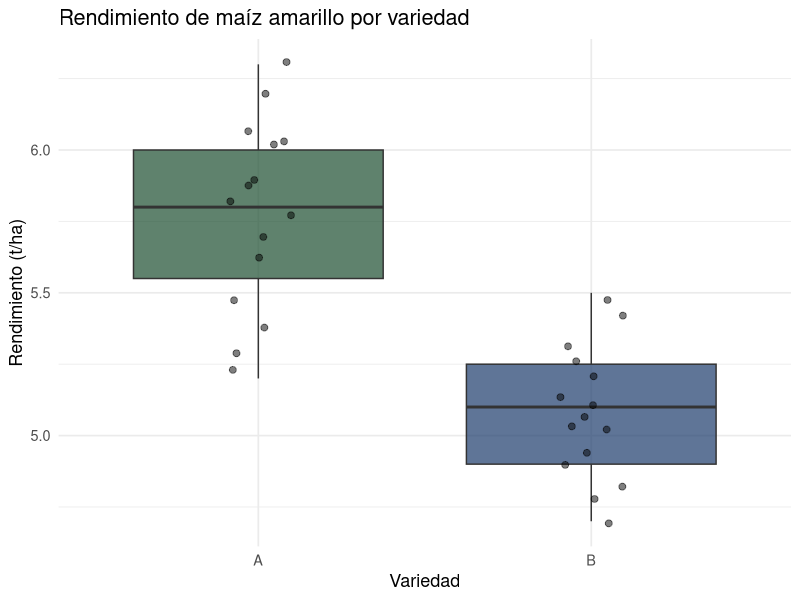

Write the R code that produced this figure.
## ---- chunk 1
#| echo: true
set.seed(26)
var_A <- rnorm(20, 5.8, 0.6)
var_B <- rnorm(18, 5.2, 0.8)

# Prueba de Levene (paquete car)
# library(car)
# leveneTest(c(var_A, var_B), group = factor(rep(c("A","B"), c(20,18))))

# Alternativa: prueba F de Bartlett (para normalidad verificada)
bartlett.test(list(var_A, var_B))
## ---- chunk 2
#| echo: true
set.seed(26)
maiz_A <- c(5.2, 5.8, 6.1, 5.5, 5.9, 6.3, 5.4, 6.0, 5.7, 5.6,
            6.2, 5.3, 5.8, 6.0, 5.9)
maiz_B <- c(4.8, 5.1, 4.9, 5.3, 5.0, 5.5, 4.7, 5.2, 5.4, 4.9,
            5.1, 5.0, 4.8, 5.3, 5.1)

resultado <- t.test(maiz_A, maiz_B, var.equal = FALSE, conf.level = 0.95)
cat("t =", round(resultado$statistic, 4), "\n")
cat("gl (Welch) =", round(resultado$parameter, 2), "\n")
cat("Valor-p =", round(resultado$p.value, 4), "\n")
cat("IC 95% para μ_A - μ_B: [", round(resultado$conf.int[1], 4),
    ",", round(resultado$conf.int[2], 4), "]\n")
## ---- chunk 3
#| echo: true
antes   <- c(32.1, 30.5, 33.4, 31.0, 29.8, 34.2, 31.5, 30.9, 32.8, 31.3)
despues <- c(35.6, 33.8, 36.2, 34.5, 32.4, 37.1, 34.8, 33.6, 35.9, 34.2)

resultado <- t.test(despues, antes, paired = TRUE,
                    alternative = "greater", conf.level = 0.95)
cat("Diferencia media:", round(mean(despues - antes), 4), "\n")
cat("t =", round(resultado$statistic, 4), "\n")
cat("Valor-p:", round(resultado$p.value, 4), "\n")
cat("IC 95% inferior:", round(resultado$conf.int[1], 4), "\n")
## ---- chunk 4
#| echo: true
#| fig-height: 4
library(ggplot2); library(tidyverse)
df <- bind_rows(
  tibble(rendimiento = maiz_A, variedad = "A"),
  tibble(rendimiento = maiz_B, variedad = "B")
)

ggplot(df, aes(x = variedad, y = rendimiento, fill = variedad)) +
  geom_boxplot(alpha = 0.7, outlier.shape = 16, outlier.size = 2) +
  geom_jitter(width = 0.1, alpha = 0.5, size = 2) +
  scale_fill_manual(values = c("A" = "#1b4d2e", "B" = "#1a3a6b")) +
  labs(x = "Variedad", y = "Rendimiento (t/ha)",
       title = "Rendimiento de maíz amarillo por variedad") +
  theme_minimal(base_size = 13) + theme(legend.position = "none")
## ---- chunk 5
#| echo: true
resultado <- prop.test(c(87, 54), c(150, 120),
                       alternative = "two.sided", correct = FALSE)
cat("Valor-p:", round(resultado$p.value, 4), "\n")
cat("IC 95%: [", round(resultado$conf.int[1], 4),
    ",", round(resultado$conf.int[2], 4), "]\n")
## ---- chunk 6
#| echo: true
tabla <- matrix(c(12, 88, 18, 72, 25, 65, 8, 92),
                nrow = 2, byrow = FALSE,
                dimnames = list(c("Positivo", "Negativo"),
                                c("Zona_A", "Zona_B", "Zona_C", "Zona_D")))
print(tabla)

resultado_chi <- chisq.test(tabla)
cat("\nχ² =", round(resultado_chi$statistic, 4), "\n")
cat("gl =", resultado_chi$parameter, "\n")
cat("Valor-p =", round(resultado_chi$p.value, 4), "\n")
## ---- chunk 7
#| echo: true
resultado_chi <- chisq.test(tabla)
cat("Frecuencias esperadas:\n")
print(round(resultado_chi$expected, 2))

cat("\nResiduos estandarizados (Pearson):\n")
print(round(resultado_chi$residuals, 3))
## ---- chunk 8
#| echo: true
set.seed(26)
holstein <- rnorm(16, 3.8, 0.4)
jersey   <- rnorm(14, 5.1, 0.6)

resultado <- t.test(holstein, jersey, var.equal = FALSE, conf.level = 0.99)
cat("t =", round(resultado$statistic, 4), "\n")
cat("Valor-p =", round(resultado$p.value, 4), "\n")
cat("IC 99%: [", round(resultado$conf.int[1], 4), ",",
    round(resultado$conf.int[2], 4), "]\n")
cat("Decisión:", ifelse(resultado$p.value < 0.01,
    "RECHAZAR H0", "NO RECHAZAR H0"), "\n")
d <- (mean(holstein) - mean(jersey)) /
  sqrt((var(holstein) + var(jersey)) / 2)
cat("d Cohen =", round(d, 4), "\n")
## ---- chunk 9
#| echo: true
tabla2 <- matrix(c(95, 30, 55, 70), nrow = 2,
                 dimnames = list(c("Propia", "Arrendada"),
                                 c("Adopta", "No adopta")))
resultado_chi2 <- chisq.test(tabla2, correct = FALSE)
cat("χ² =", round(resultado_chi2$statistic, 4), "\n")
cat("gl =", resultado_chi2$parameter, "\n")
cat("Valor-p =", round(resultado_chi2$p.value, 4), "\n")
cat("Decisión:", ifelse(resultado_chi2$p.value < 0.05,
    "RECHAZAR H0 (dependencia)", "NO RECHAZAR H0"), "\n")
cat("\nFrecuencias esperadas:\n")
print(round(resultado_chi2$expected, 2))
